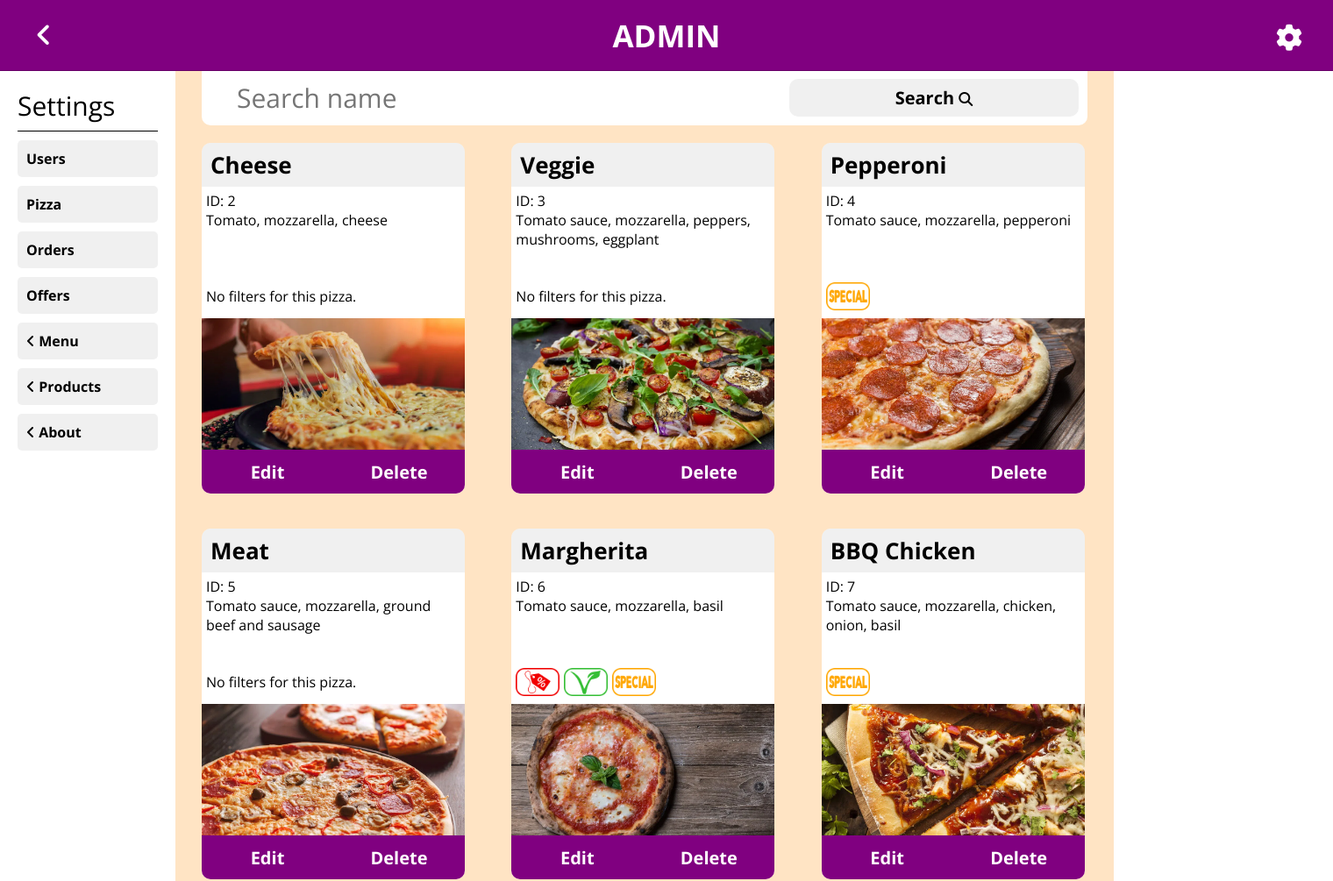
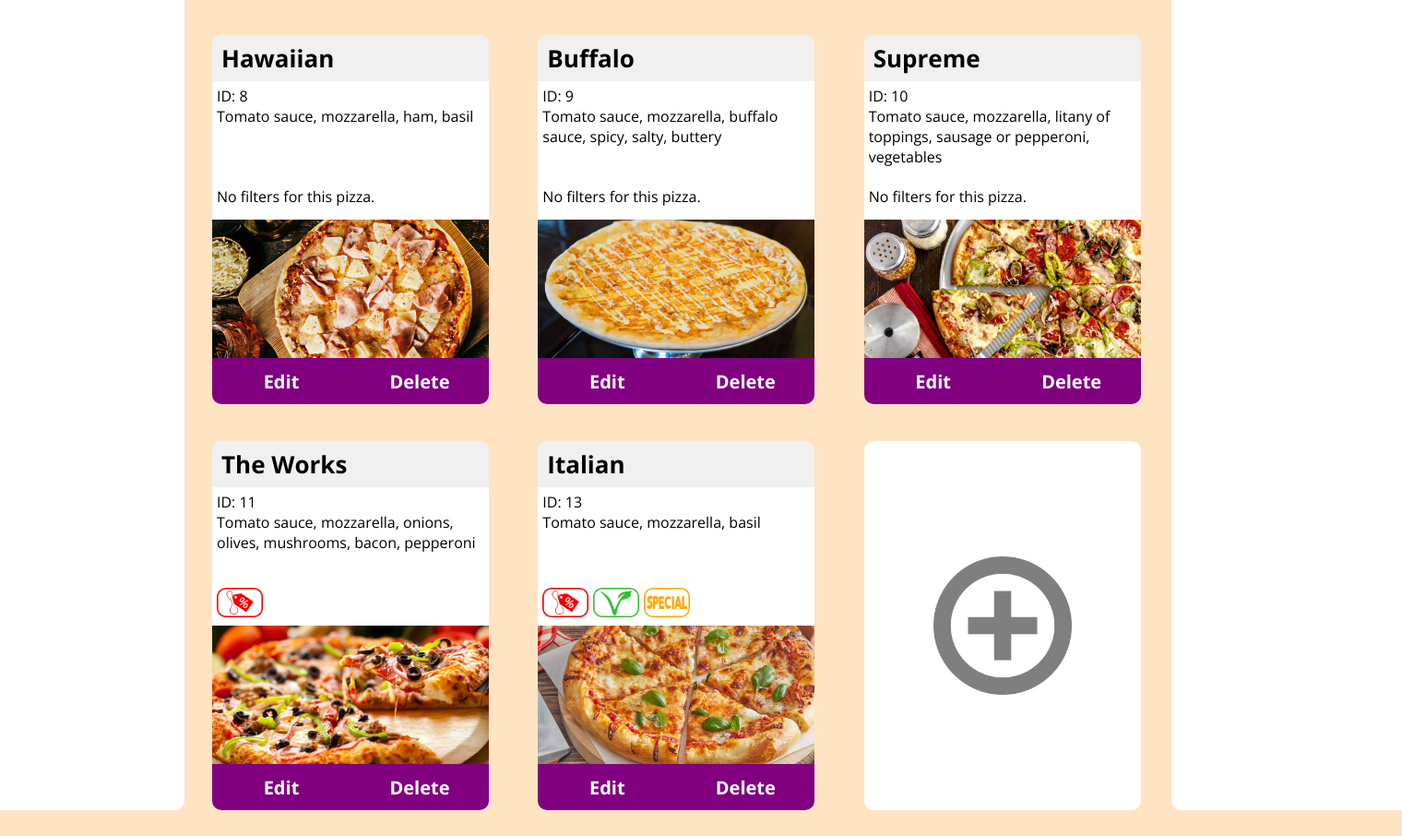
/pizzagang-admin/settings/pizza/, run on an earlier commit of the app's database (2 pictures, top to bottom).
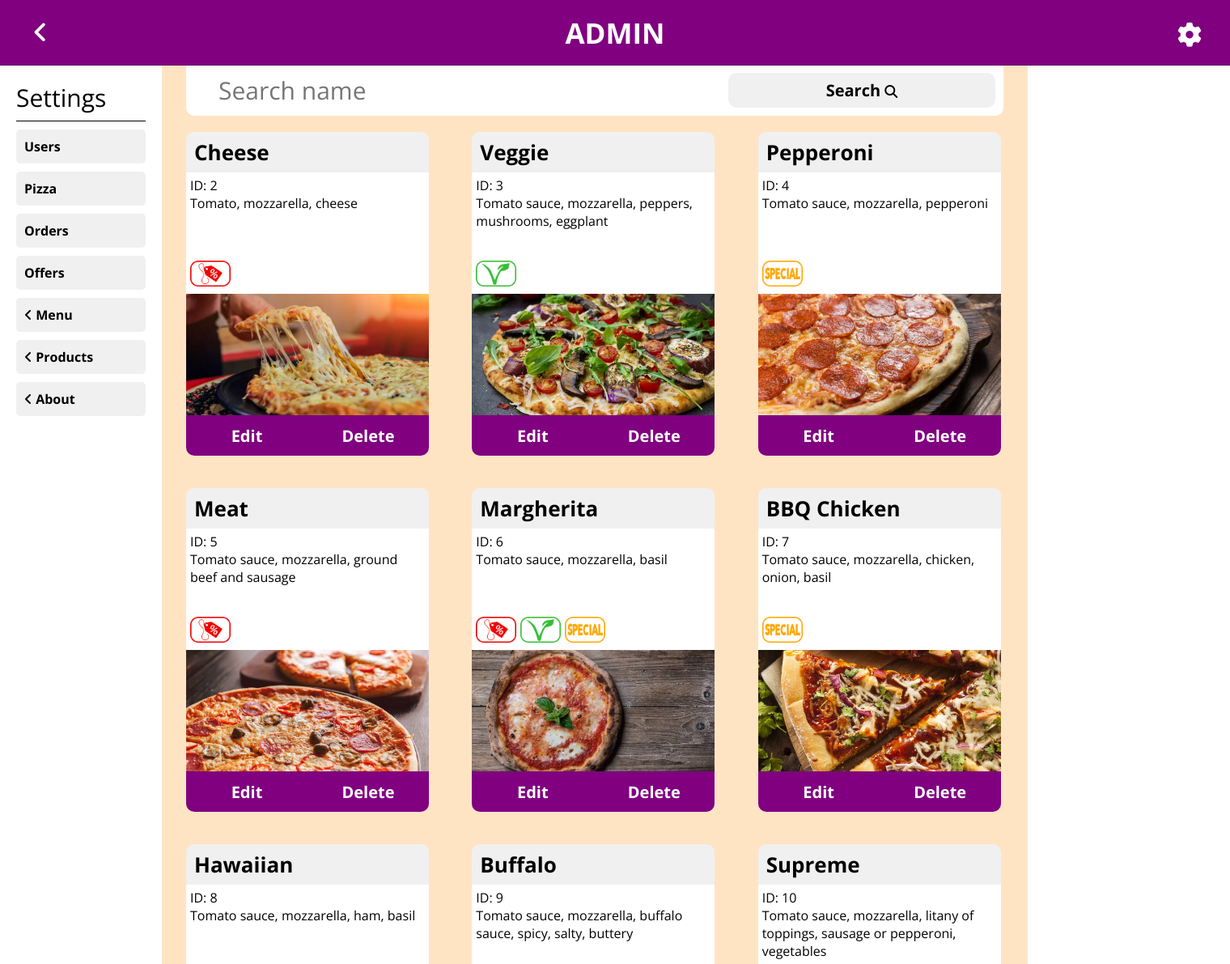
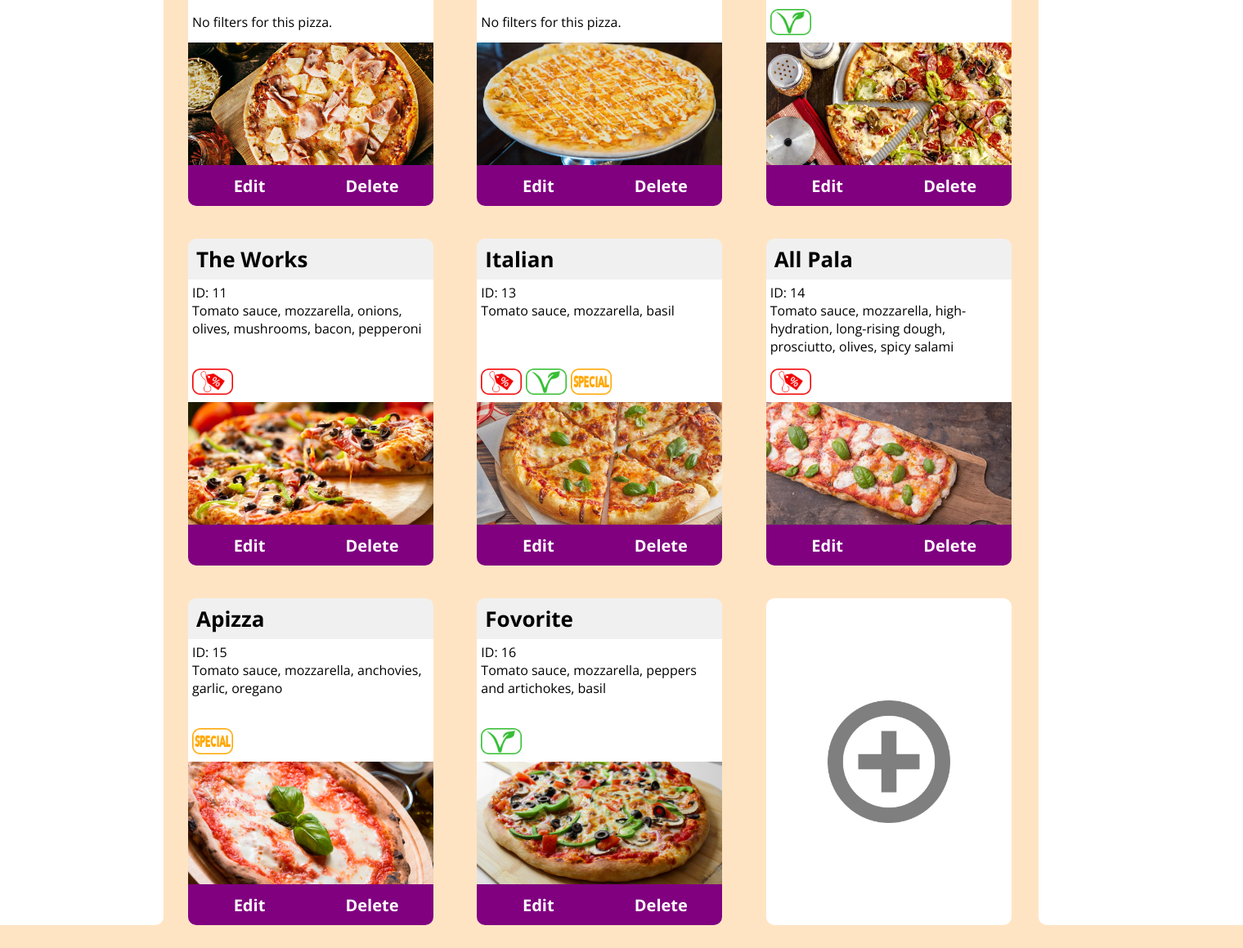
And on a later commit of the database (2 pictures, top to bottom).
### PizzaGang/main/models.py (models this page shows, shortened)
class Pizza(models.Model):
    name = models.CharField(max_length=30)
    ingredients = models.TextField()
    image = models.ImageField(upload_to='static/images/pizza/')
    price = models.FloatField(validators=[validate_positive])
    is_special = models.BooleanField(blank=True, null=True)
    is_offer = models.BooleanField(blank=True, null=True)
    is_vege = models.BooleanField(blank=True, null=True)
    discount = models.IntegerField(blank=True, null=True)
    duplication_count = models.IntegerField(default=1)

### PizzaGang/main/views.py (the view)
# urls.py: path('pizza/', ShowPizzaSettingsView, name='show_pizza_settings'),
def ShowPizzaSettingsView(request):
    name_filter = request.GET.get('name', '')
    pizza_list = Pizza.objects.filter(name__icontains=name_filter)
    context = {
        'pizza_list': pizza_list,
        'name_filter': name_filter
    }
    return render(request, 'admin/admin_settings_pizza.html', context)

### PizzaGang/main/context_processors.py (called while the page is built, shortened)
def get_cart_items_count(request):
    cart_items_count = 0
    return {'cart_items_count': cart_items_count, 'current_user': request.user}

### templates/admin/admin_settings_pizza.html
{% extends 'admin/admin_settings_base.html' %}
{% load static %}
{% block admin_settings_head %}
    <link rel="stylesheet" href="{% static 'css/admin_settings.css' %}">
{% endblock %}
{% block admin_settings_content %}
    <form method="get" action="{% url 'show_pizza_settings' %}">
        <div class="filter-container">
            <div>
                <label>
                    <input type="text" name="name" placeholder="Search name" value="{{ name_filter }}">
                </label>
            </div>
            <div>
                <button type="submit">
                    Search <i class="fa-solid fa-magnifying-glass"></i>
                </button>
            </div>
        </div>
    </form>
    <div class="items-list-main-container">
        {% for pizza in pizza_list %}
            <div class="pizza-container-main">
                <div class="pizza-name-container">
                    <h1>{{ pizza.name }}</h1>
                </div>
                <div class="pizza-info">
                    <p>ID: {{ pizza.pk }}</p>
                    <p>{{ pizza.ingredients|truncatechars:100 }}</p>
                </div>
                <div class="pizza-filters-container">
                    {% if pizza.is_offer %}
                        <img src="{% static 'images/icons/discount.png' %}" alt="pizza-offer-img">
                    {% endif %}
                    {% if pizza.is_vege %}
                        <img src="{% static 'images/icons/vege.png' %}" alt="pizza-vege-img">
                    {% endif %}
                    {% if pizza.is_special %}
                        <img src="{% static 'images/icons/special.png' %}" alt="pizza-special-img">
                    {% endif %}
                    {% if not pizza.is_special and not pizza.is_vege and not pizza.is_offer %}
                        <p>No filters for this pizza.</p>
                    {% endif %}
                </div>
                <div class="pizza-img-container">
                    <img src="{{ pizza.image.url }}" alt="pizza-img">
                </div>
                <div class="pizza-edit-delete-container">
                    <div>
                        <a class="edit" href="{% url 'edit_pizza' pizza.pk %}">Edit</a>
                    </div>
                    <div>
                        <a class="delete" href="{% url 'delete_pizza' pizza.pk %}">Delete</a>
                    </div>
                </div>
            </div>
        {% endfor %}
        <a href="{% url 'create_pizza' %}">
            <div class="pizza-add-container">
                <img src="{% static 'images/icons/add.png' %}" alt="pizza-add-img">
            </div>
        </a>
    </div>
{% endblock %}

### templates/admin/admin_settings_base.html (shortened to what this page needs)
{% extends 'admin/admin_base.html' %}
{% load static %}
{% block admin_head %}
    <link rel="stylesheet" href="{% static 'css/admin_settings_base.css' %}">
    {% block admin_settings_head %}
    {% endblock %}
{% endblock %}
{% block admin_content %}
    <div class="admin-settings-container">
        <div class="settings-left-sidebar">
            <p>Settings</p>
            <hr>
            <a href="{% url 'show_users_settings' %}">Users</a>
            <a href="{% url 'show_pizza_settings' %}">Pizza</a>
            <a href="{% url 'show_orders_settings' %}">Orders</a>
            <a href="{% url 'show_offers_settings' %}">Offers</a>
            <a href="{% url 'menu' %}"><i class="fa-solid fa-angle-left"></i> Menu</a>
            <a href="{% url 'products' %}"><i class="fa-solid fa-angle-left"></i> Products</a>
            <a href="{% url 'about' %}"><i class="fa-solid fa-angle-left"></i> About</a>
        </div>
        <div class="admin-settings-content-container">
            {% block admin_settings_content %}
            {% endblock %}
        </div>
        <div class="settings-right-sidebar">
        </div>
    </div>
{% endblock %}

### templates/admin/admin_base.html (shortened to what this page needs)
<!DOCTYPE html>
<html lang="en">
<head>
    {% block admin_head %}{% endblock %}
</head>
<body>
<div class="header">
    <div>
        <a href="{% url 'home' %}">
            <i class="fa-solid fa-angle-left"></i>
        </a>
    </div>
    <div>
        <a href="{% url 'show_admin' %}">ADMIN</a>
    </div>
    <div>
        <a href="{% url 'show_users_settings' %}">
            <i class="fa-solid fa-gear"></i>
        </a>
    </div>
</div>
{% block admin_content %}
{% endblock %}
</body>
</html>

### static/css/admin_settings_base.css (style rules this page uses)
.admin-settings-container { display: grid; grid-template-columns: 200px 1fr 250px; column-gap: 10px; }
.settings-left-sidebar, .settings-right-sidebar { background-color: white; padding: 20px; margin-bottom: 50px; }
.settings-right-sidebar { border-radius: 0 0 0 10px; }
.settings-left-sidebar { border-radius: 0 0 10px 0; }
.settings-left-sidebar p { font-size: 30px; margin: 0; }
.settings-left-sidebar hr { border: 0; height: 1px; background-color: black; color: black; }
.settings-left-sidebar a { margin-top: 10px; display: block; text-decoration: none; font-weight: bold; color: black; background-color: rgba(204, 204, 204, 0.3); border-radius: 5px; padding: 10px; }
.admin-settings-content-container { padding-left: 20px; padding-right: 20px; margin-bottom: 50px; }

### static/css/admin_settings.css (style rules this page uses)
p { margin: 0; }
h1 { margin: 0; }
.filter-container { background-color: white; border-radius: 0 0 10px 10px; padding: 10px; display: grid; grid-template-columns: 2fr 1fr; }
.filter-container input { width: 90%; border: 0; font-size: 30px; padding-left: 20px; }
.filter-container input::placeholder { font-size: 30px; padding-left: 10px; }
.filter-container button { width: 100%; height: 100%; cursor: pointer; font-size: 20px; font-weight: bold; border: 0; border-radius: 10px; background-color: rgba(204, 204, 204, 0.3); }
.filter-container button i { font-size: 16px; }
.items-list-main-container { margin-top: 20px; display: grid; grid-template-columns: 1fr 1fr 1fr; column-gap: 50px; row-gap: 40px; }
.pizza-container-main { position: relative; width: 300px; height: 400px; background-color: white; border-radius: 10px; }
.pizza-name-container { padding-left: 10px; background-color: rgba(204, 204, 204, 0.3); height: 50px; border-radius: 10px 10px 0 0; display: flex; align-items: center; font-size: 13px; }
.pizza-info { position: absolute; top: 50px; bottom: 250px; padding: 5px; }
.pizza-filters-container { position: absolute; width: 295px; padding-left: 5px; display: flex; align-items: center; height: 50px; column-gap: 5px; top: 150px; }
.pizza-filters-container img { width: 50px; }
.pizza-img-container { position: absolute; bottom: 50px; top: 200px; left: 0; right: 0; }
.pizza-img-container img { width: 100%; height: 100%; object-fit: cover; }
.pizza-edit-delete-container { position: absolute; bottom: 0; top: 350px; width: 100%; display: grid; grid-template-columns: 1fr 1fr; }
.pizza-edit-delete-container div { display: flex; align-items: center; justify-content: center; }
.pizza-edit-delete-container a { height: 100%; width: 100%; display: flex; justify-content: center; align-items: center; font-size: 20px; text-decoration: none; font-weight: bold; color: white; background-color: purple; }
.pizza-edit-delete-container .edit { border-radius: 0 0 0 10px; }
.pizza-edit-delete-container .delete { border-radius: 0 0 10px 0; }
.pizza-add-container { width: 300px; height: 400px; background-color: white; border-radius: 10px; display: flex; align-items: center; justify-content: center; }
.pizza-add-container img { width: 150px; opacity: 0.5; }

### templates/admin/admin_base.html (style rules this page uses)
* { font-family: 'Open Sans', sans-serif; }
body { margin: 0; padding-top: 80px; background-color: bisque; }
.header { position: absolute; top: 0; width: 100%; height: 80px; background-color: purple; border-bottom: 1px solid rgba(0, 0, 0, 0.2); color: white; display: grid; grid-template-columns: 100px 1fr 100px; }
.header div { display: flex; align-items: center; justify-content: center; }
.header i { font-size: 30px; color: white; transition: transform 0.5s; }
.header .fa-angle-left { width: 50px; height: 50px; border-radius: 100%; display: flex; align-items: center; justify-content: center; }
.header a { text-decoration: none; color: white; font-weight: bold; font-size: 35px; }

What changed in the data, as far as the page shows it:
changed Pizza "Cheese": is_offer: picture added; no longer shows "No filters for this pizza."
changed Pizza "Veggie": is_vege: picture added; no longer shows "No filters for this pizza."
changed Pizza "Meat": is_offer: picture added; no longer shows "No filters for this pizza."
changed Pizza "Supreme": is_vege: picture added; no longer shows "No filters for this pizza."
added Pizza: name "All Pala", pk "14", ingredients "Tomato sauce, mozzarella, high-hydration, long-rising dough, prosciutto, olives, spicy salami", is_offer True (drawn), image (picture)
added Pizza: name "Apizza", pk "15", ingredients "Tomato sauce, mozzarella, anchovies, garlic, oregano", is_special True (drawn), image (picture)
added Pizza: name "Fovorite", pk "16", ingredients "Tomato sauce, mozzarella, peppers and artichokes, basil", is_vege True (drawn), image (picture)
